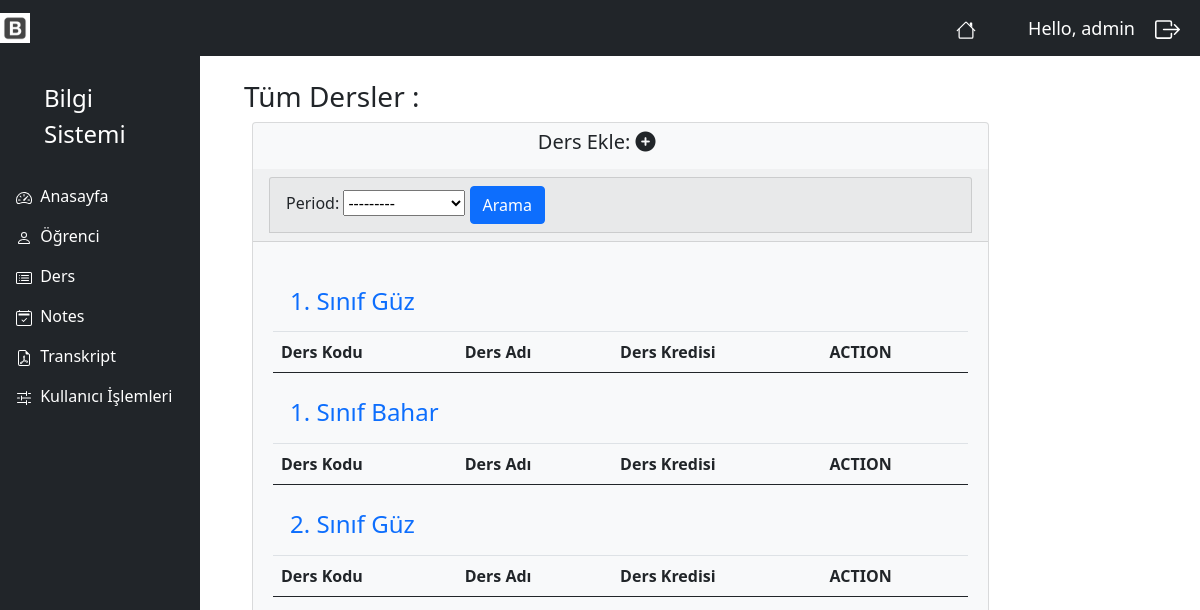
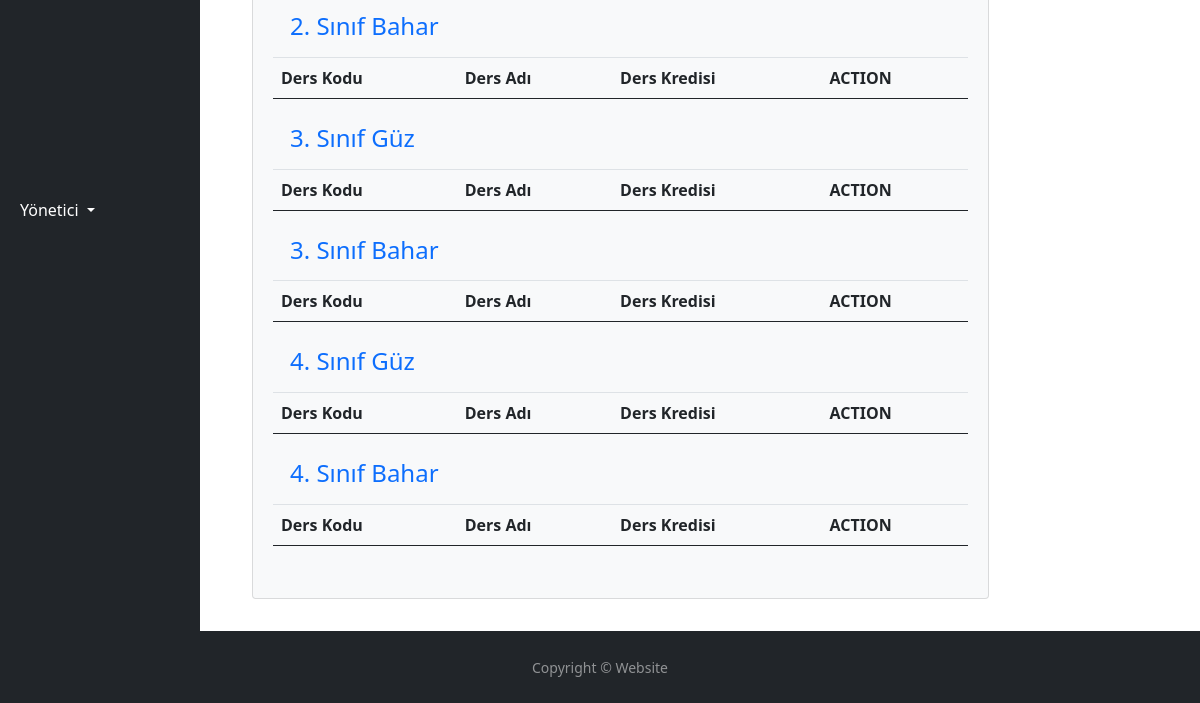
/period/ (signed in), run on an earlier commit of the app's database (2 pictures, top to bottom).
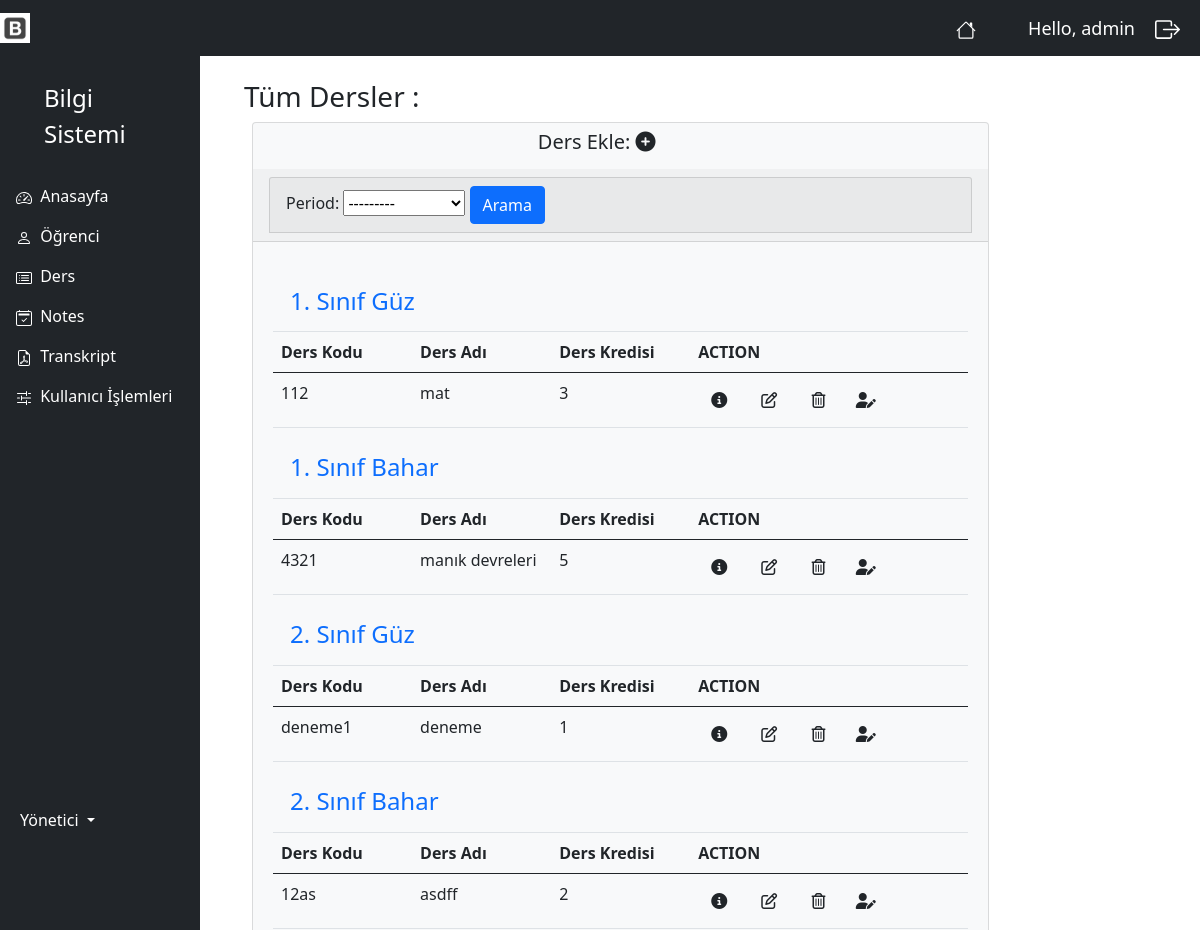
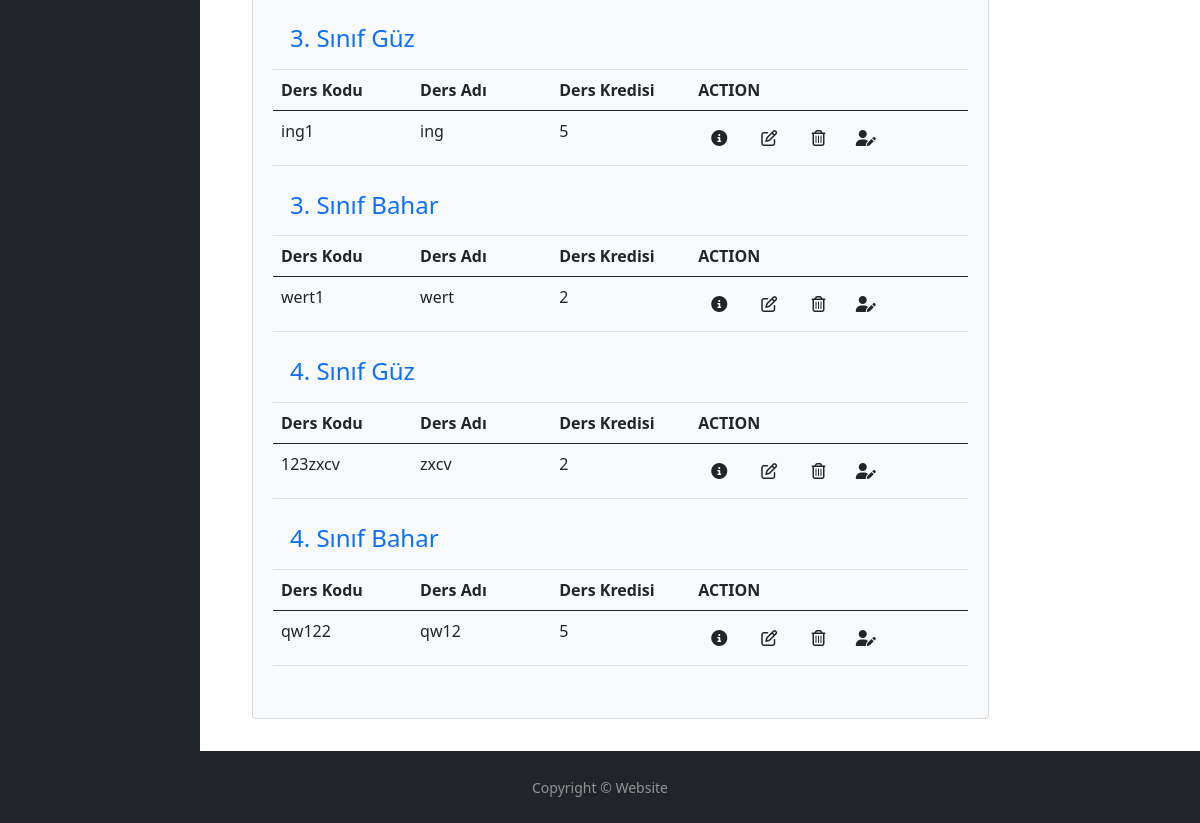
And on a later commit of the database (2 pictures, top to bottom).
### myapp/models.py (models this page shows, shortened)
class Period(models.Model):
    name = models.CharField(max_length=20, null=True)
    def __str__(self):
        return self.name

class Lesson(models.Model):
    lcode = models.CharField(blank=True, max_length=50)
    lname = models.CharField(blank=True, max_length=50)
    lcredit = models.IntegerField(blank=True, null=True)
    period = models.ForeignKey(Period, null=True, on_delete=models.SET_NULL)
    student = models.ManyToManyField(Student)

### myapp/decorators.py (the view)
        def wrapper_func(request, *args, **kwargs):
            group =None
            if request.user.groups.exists():
                group = request.user.groups.all()[0].name
            if group in allowed_roles:
                return view_func(request, *args, **kwargs)
            else:
                return HttpResponse('You are not authorized to view this page')

### myapp/views.py (called while the page is built)
@login_required(login_url='login')
@allowed_users(allowed_roles=['admin'])
def period(request):
    period = Period.objects.all()
    lesson = Lesson.objects.all()
    myFilter = LessonFilter(request.GET, queryset=lesson)
    lesson = myFilter.qs
    context = {
        'period':period,
        'lesson':lesson,
        'myFilter':myFilter,
    }
    return  render(request, 'accounts/period.html', context)

### myapp/templates/accounts/period.html (shortened to what the changed rows need)
{% extends 'accounts/main.html' %}
{% block content %}
    <div class="container-fluid">
        <div class="row">
            <div class="col-10">
                <div class="card bg-light ms-3 me-3 mb-3">
                    <div class="card-header">
                        <div class="col">
                            <div class="card card-header">
                                <form method="get">
                                    {{ myFilter.form }}
                                </form>
                            </div>
                        </div>
                    </div>
                    <div class="card-body m-1">
                    <p class="card-text">
                        <div class="table-responsive">
                        {% for i in period %}
                            <ul class="nav nav-tabs" role="tablist">
                            <h4>
                                <li class="nav-item" role="presentation">
                                   <a class="nav-link" data-bs-toggle="tab" href="#donem{{ i.id }}" aria-selected="false" role="tab" tabindex="-1">{{ i.name }}</a>
                                </li>
                            </h4>
                            </ul>
                            {% if lesson %}
                            <div id="myTabContent" class="tab-content">
                                <div class="tab-pane fade show active" id="donem{{ i.id }}" role="tabpanel">
                                        <table class="table table-hover">
                                            <thead>
                                              <tr>
                                                  <th scope="col">Ders Kodu</th>
                                                  <th scope="col">Ders Adı</th>
                                                  <th scope="col">Ders Kredisi</th>
                                                  <th scope="col">ACTION</th>
                                              </tr>
                                            </thead>
                                            <tbody>
                                              {% for l in lesson %}
                                                    {% if l.period.id == i.id %}
                                                          <tr>
                                                              <td style="width:20%">{{ l.lcode }}</td>
                                                              <td style="width:20%">{{ l.lname }}</td>
                                                              <td style="width:20%">{{ l.lcredit }}</td>
                                                              <td style="width:40%">
                                                                <button type="button" class="btn me-1" href="{% url 'lesson_view' l.id %}" data-bs-toggle="modal" data-bs-target="#myModal{{ l.id }}">
                                                                    <i class="fa-solid fa-circle-info"></i>
                                                                </button>
                                                                <a class="btn btn me-1" href="{% url 'lesson_edit' l.id %}">
                                                                    <i class="fa-regular fa-pen-to-square"></i>
                                                                </a>
                                                                <button type="button" class="btn " data-bs-toggle="modal" data-bs-target="#delete{{ l.id }}">
                                                                    <i class="fa-regular fa-trash-can"></i>
                                                                </button>
                                                                <a class="btn btn me-1" href="{% url 'lesson_period' l.id %}">
                                                                    <i class="fa-solid fa-user-pen"></i>
                                                                </a>
                                                              </td>
                                                          </tr>
                                                    {% endif %}
                                              {% endfor %}
                                            </tbody>
                                        </table>
                                </div>
                            </div>
                            {% else %}
                                <p></p>
                                <h5 class="alert alert-primary ms-4 me-4">Ders Kaydı Yok</h5>
                            {% endif %}
                        {% endfor %}
                        </div>
                    </p>
                    </div>
                </div>
            </div>
        </div>
    </div>
{% endblock content %}

What changed in the data, as far as the page shows it:
changed Period "1. Sınıf Güz": gains Lesson (lcode "112", lname "mat", lcredit "3")
changed Period "1. Sınıf Bahar": gains Lesson (lcode "4321", lname "manık devreleri", lcredit "5")
changed Period "2. Sınıf Güz": gains Lesson (lcode "deneme1", lname "deneme", lcredit "1")
added Lesson: lcode "12as", lname "asdff", lcredit "2", shown under Period "2. Sınıf Bahar"
changed Period "3. Sınıf Güz": gains Lesson (lcode "ing1", lname "ing", lcredit "5")
computed for Period "3. Sınıf Bahar": gains Lesson (lcode "wert1", lname "wert", lcredit "2")
added Lesson: lcode "123zxcv", lname "zxcv", lcredit "2", shown under Period "4. Sınıf Güz"
changed Period "4. Sınıf Bahar": gains Lesson (lcode "qw122", lname "qw12", lcredit "5")
